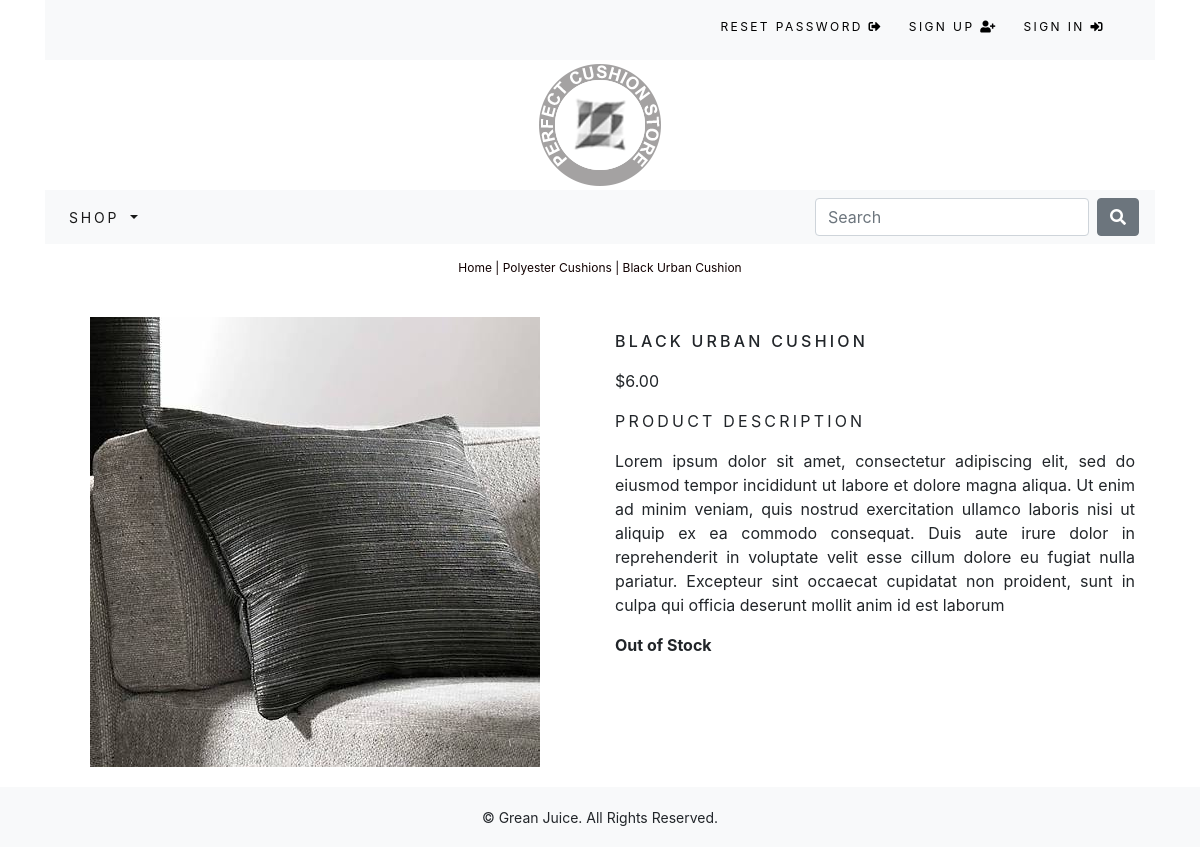
/shop/polyester-cushions/black-urban-cushion/, run on the app's committed database.
### shop/models.py (models this page shows, shortened)
class Product(models.Model):
	name = models.CharField(max_length=250, unique=True)
	slug = models.SlugField(max_length=250, unique=True)
	description = RichTextField(blank=True)
	category = models.ForeignKey(Category, on_delete=models.CASCADE)
	price = models.DecimalField(max_digits=10, decimal_places=2)
	image = models.ImageField(upload_to='product', blank=True)
	stock = models.IntegerField()
	available = models.BooleanField(default=True)
	created = models.DateTimeField(auto_now_add=True)
	updated = models.DateTimeField(auto_now=True)
	class Meta:
		ordering = ('name',)
		verbose_name = 'product'
		verbose_name_plural = 'products'

class Category(models.Model):
	name = models.CharField(max_length=250, unique=True)
	slug = models.SlugField(max_length=250, unique=True)
	description = RichTextField(blank=True)
	image = models.ImageField(upload_to='category', blank=True)
	class Meta:
		ordering = ('name', )
		verbose_name = 'category'
		verbose_name_plural = 'categories'
	def get_url(self):
		return reverse('shop:products_by_category', args=[self.slug])
	def __str__(self):
		return '{}'.format(self.name)

### shop/views.py (the view)
# urls.py: path('<slug:c_slug>/<slug:product_slug>/', views.ProdCatDetail, name='ProdCatDetail'),
def ProdCatDetail(request, c_slug, product_slug):
	try:
		product = Product.objects.get(category__slug=c_slug, slug=product_slug)
	except Exception as e:
		raise e
	return render(request, 'shop/product.html', {'product':product})

### cart/context_processors.py (called while the page is built)
def counter(request):
    item_count = 0
    if 'admin' in request.path:
        return {}
    else:
        try:
            cart = Cart.objects.filter(cart_id=_cart_id(request))
            cart_items = CartItem.objects.all().filter(cart=cart[:1])
            for cart_item in cart_items:
                item_count += cart_item.quantity
        except Cart.DoesNotExist:
            item_count = 0
    return dict(item_count = item_count)

### cart/views.py (called while the page is built)
def _cart_id(request):
    cart = request.session.session_key
    if not cart:
        cart = request.session.create()
    return cart

### shop/context_processors.py (called while the page is built)
def menu_links(request):
	links = Category.objects.all()
	return dict(links=links)

### shop/templates/shop/product.html (shortened to what this page needs)
{% extends "base.html" %}
{% load staticfiles %}
{% block content %}
  <div class="row my_prod_row_class">
    <div class="mx-auto">
      <p><a href="{% url 'shop:allProdCat' %}">Home</a> | <a href="{{ product.category.get_url }}">{{ product.category }}</a> | {{ product.name }}</p>
    </div>
    <div class="container">
      <br>
      <div class="row">
        <div class="col-12 col-sm-12 col-md-12 col-lg-6 text-center">
          <div style='min-width: 18rem'>
            <img src="{{ product.image.url }}" alt="{{ product.name }}">
          </div>
        </div>
        <div class="col-12 col-sm-12 col-md-12 col-lg-6">
          <div>
            <h1 class="my_prod_title">
              {{ product.name }}
            </h1>
            <p>
              ${{ product.price }}
            </p>
            <p class="my_title">
              Product Description
            </p>
            <p class="text-justify my_prod_text">
              {{ product.description|safe }}
            </p>
            {% if product.stock <= 0 %}
              <p class="text-justify my_prod_text"><b>Out of Stock</b></p>
            {% else %}
              <a class="btn btn-secondary" href="{% url 'cart:add_cart' product.id %}">Add to Cart</a>
            {% endif %}
          </div>
        </div>
      </div>
    </div>
  </div>
{% endblock %}

### static/css/custom.css (style rules this page uses)
body { font-family: 'Roboto', sans-serif; }
.my_title { font-size: 16px; text-transform: uppercase; letter-spacing: .2em; }
.my_prod_row_class { padding-top: 15px; padding-bottom: 20px; }
.my_prod_row_class .mx-auto p { color: #100; font-size: 12px; }
.my_prod_row_class .mx-auto p a { color: #100; font-size: 12px; text-decoration: none; }
.my_prod_title { font-size: 16px; text-transform: uppercase; letter-spacing: .2em; padding-top: 15px; padding-bottom: 10px; }
.my_prod_text { padding-right: 20px; }

### data on the page
Product: category "Polyester Cushions", name "Black Urban Cushion", image (picture), name "BLACK URBAN CUSHION", price "6.00", description "Lorem ipsum dolor sit amet, consectetur adipiscing elit, sed do eiusmod tempor incididunt ut labore et dolore magna aliqua. Ut enim ad minim veniam, quis nostrud exercitation ullamco laboris nisi ut aliquip ex ea commodo consequat. Duis aute irure dolor in reprehenderit in voluptate velit esse cillum dolore eu fugiat nulla pariatur. Excepteur sint occaecat cupidatat non proident, sunt in culpa qui officia deserunt mollit anim id est laborum"
